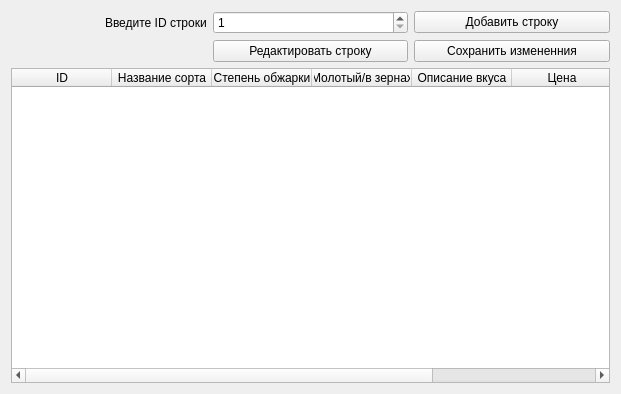
<?xml version="1.0" encoding="UTF-8"?>
<ui version="4.0">
 <class>addEditCoffeeForm</class>
 <widget class="QWidget" name="addEditCoffeeForm">
  <property name="geometry">
   <rect>
    <x>0</x>
    <y>0</y>
    <width>621</width>
    <height>394</height>
   </rect>
  </property>
  <property name="sizePolicy">
   <sizepolicy hsizetype="Preferred" vsizetype="Preferred">
    <horstretch>0</horstretch>
    <verstretch>0</verstretch>
   </sizepolicy>
  </property>
  <property name="windowTitle">
   <string>Добавить, редактировать</string>
  </property>
  <layout class="QGridLayout" name="gridLayout">
   <item row="0" column="0" alignment="Qt::AlignRight">
    <widget class="QLabel" name="label">
     <property name="text">
      <string>Введите ID строки</string>
     </property>
    </widget>
   </item>
   <item row="0" column="1">
    <widget class="QSpinBox" name="spinBox">
     <property name="sizePolicy">
      <sizepolicy hsizetype="Minimum" vsizetype="Fixed">
       <horstretch>0</horstretch>
       <verstretch>0</verstretch>
      </sizepolicy>
     </property>
     <property name="minimum">
      <number>1</number>
     </property>
     <property name="maximum">
      <number>999999999</number>
     </property>
     <property name="value">
      <number>1</number>
     </property>
    </widget>
   </item>
   <item row="2" column="1">
    <widget class="QPushButton" name="pushButtonEdit">
     <property name="text">
      <string>Редактировать строку</string>
     </property>
    </widget>
   </item>
   <item row="0" column="2">
    <widget class="QPushButton" name="pushButtonAdd">
     <property name="text">
      <string>Добавить строку</string>
     </property>
    </widget>
   </item>
   <item row="2" column="2">
    <widget class="QPushButton" name="pushButtonSave">
     <property name="text">
      <string>Сохранить измененния</string>
     </property>
    </widget>
   </item>
   <item row="5" column="0" colspan="3">
    <widget class="QTableWidget" name="tableWidget">
     <column>
      <property name="text">
       <string>ID</string>
      </property>
     </column>
     <column>
      <property name="text">
       <string>Название сорта</string>
      </property>
     </column>
     <column>
      <property name="text">
       <string>Степень обжарки</string>
      </property>
     </column>
     <column>
      <property name="text">
       <string>Молотый/в зернах</string>
      </property>
     </column>
     <column>
      <property name="text">
       <string>Описание вкуса</string>
      </property>
     </column>
     <column>
      <property name="text">
       <string>Цена</string>
      </property>
     </column>
     <column>
      <property name="text">
       <string>Объем упаковки</string>
      </property>
     </column>
    </widget>
   </item>
   <item row="2" column="0">
    <widget class="QLabel" name="label_info">
     <property name="font">
      <font>
       <kerning>true</kerning>
      </font>
     </property>
     <property name="text">
      <string/>
     </property>
     <property name="alignment">
      <set>Qt::AlignCenter</set>
     </property>
    </widget>
   </item>
  </layout>
 </widget>
 <resources/>
 <connections/>
</ui>
